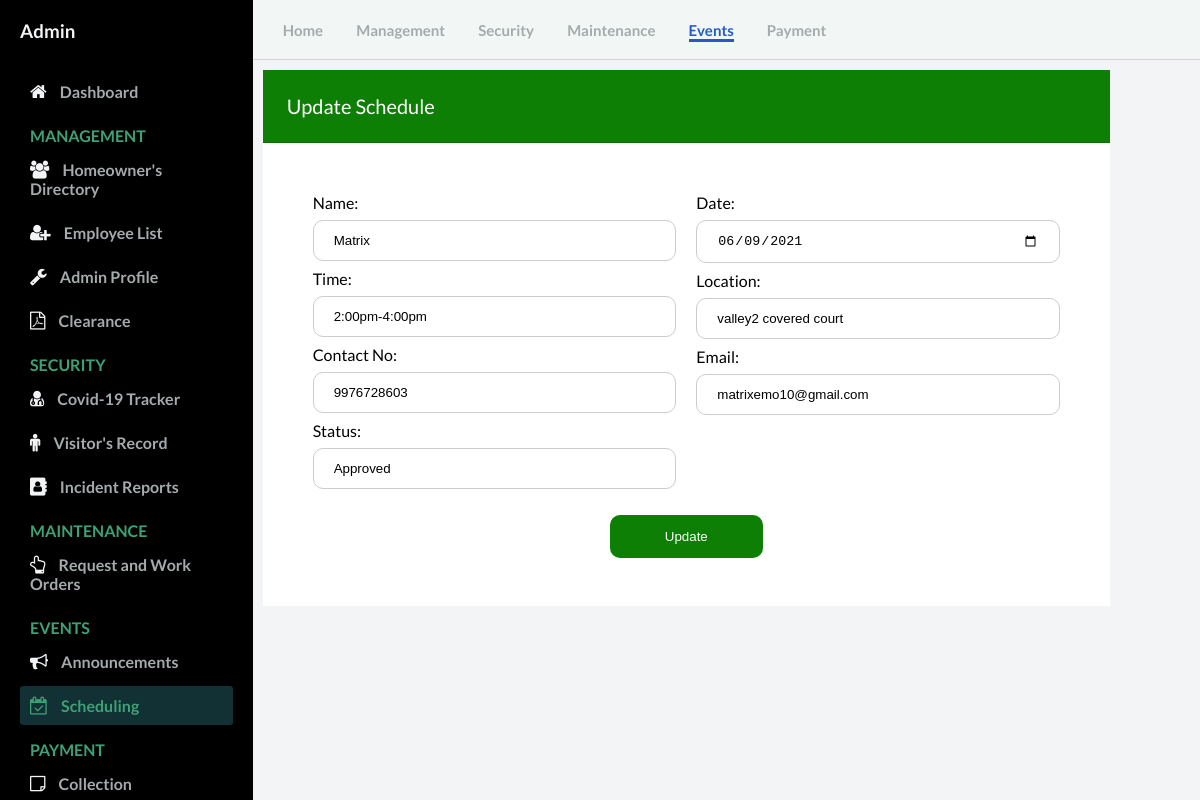
Page /admin/Scheduling_update.php?edit=1 (signed in) on the committed database.
### tables this page shows
CREATE TABLE `scheduling` (
  `id` int(11) NOT NULL,
  `user_id` int(10) NOT NULL,
  `name` text NOT NULL,
  `date` varchar(50) NOT NULL,
  `time` varchar(20) NOT NULL,
  `location` text NOT NULL,
  `contact` bigint(11) NOT NULL,
  `email` varchar(100) NOT NULL,
  `status` varchar(10) NOT NULL
);

### admin/Scheduling_crud.php (called while the page is built, shortened)
<?php
$mysqli = new mysqli('remotemysql.com', 'J5BJ2ZlQGm', 'FYAvWP4mmz', 'J5BJ2ZlQGm') or die(mysqli_error($mysqli));
if (isset($_GET['edit'])){
	$id = $_GET['edit'];
	$query = "SELECT * FROM scheduling WHERE id=?";
	$stmt=$mysqli->prepare($query);
	$stmt->bind_param("i",$id);
	$stmt->execute();
	$result=$stmt->get_result();
	$row = $result->fetch_assoc();
		$name = $row['name'];
		$date = $row['date'];
		$time = $row['time'];
		$location = $row['location'];
		$contact = $row['contact'];
		$email = $row['email'];
		$status = $row['status'];
}

### admin/Scheduling_update.php (the view, shortened to what this page needs)
<!DOCTYPE html>
<html lang="en">
  <head>
    <link rel="stylesheet" href="https://stackpath.bootstrapcdn.com/font-awesome/4.7.0/css/font-awesome.min.css"/>
    <link rel="stylesheet" href="css/style.css" />
  </head>
  <body id="body">
    <div class="container">
      <nav class="navbar">
        <div class="navbar__left">
          <a href="Dashboard.php">Home</a>
          <a href="User.php">Management</a>
          <a href="covid19_tracker.php">Security</a>
          <a href="work_order.php">Maintenance</a>
          <a class="active_link" href="announcement.php">Events</a>
          <a href="invoice.php">Payment</a>
        </div>
      </nav>
<?php require_once 'Scheduling_crud.php'; ?>
      <main>
        <div class="table_container">
          <div class="card-header" id="user">
            Update Schedule
          </div>
          <form action="Scheduling_crud.php" method="post" enctype="multipart/form-data">
              <div class="container_inci">
                <div class="row">
                    <div class="column">
                      <label>Name:</label><span><input type="text" name="name" required value="<?php echo $name; ?>"> </span>
                      <label>Time:</label><span><input type="text" name="time" required value="<?php echo $time; ?>"></span>
                      <label>Contact No:</label><span><input type="text" name="contact" required value="<?php echo $contact; ?>"> </span>
                      <label>Status:</label><span><input  type="text" name="status" value="<?php echo $status; ?>" > </span>
                    </div>
                    <div class="column">
                        <label>Date:</label><span><input  type="date" name="date" required value="<?php echo $date; ?>"> </span>
                        <label>Location:</label><span><input  type="text" name="location" required value="<?php echo $location; ?>"></span>
                        <label>Email:</label><span><input  type="text" name="email" required value="<?php echo $email; ?>"></span>
                    </div>
                    <button class="button_emp" name="update" type="submit" >Update</button>
                </div>
              </div>
          </form>
        </div>
      </main>
      <div id="sidebar">
        <div class="sidebar__title">
            <h3>Admin</h3>
        </div>
        <div class="sidebar__menu">
          <div class="sidebar__link ">
            <i class="fa fa-home"></i>
            <a href="Dashboard.php">Dashboard</a>
          </div>
          <h2>MANAGEMENT</h2>
          <div class="sidebar__link">
            <i class="fa fa-users" aria-hidden="true"></i>
            <a href="User.php">Homeowner's Directory</a>
          </div>
          <div class="sidebar__link">
            <i class="fa fa-user-plus" aria-hidden="true"></i>
            <a href="employees_record.php">Employee List</a>
          </div>
          <div class="sidebar__link">
            <i class="fa fa-wrench"></i>
            <a href="Admin_profile.php">Admin Profile</a>
          </div>
          <div class="sidebar__link">
            <i class="fa fa-file-pdf-o"></i>
            <a href="residency.php">Clearance</a>
          </div>
          <h2>SECURITY</h2>
          <div class="sidebar__link">
            <i class="fa fa-user-md"></i>
            <a href="covid19_tracker.php">Covid-19 Tracker</a>
          </div>
          <div class="sidebar__link">
            <i class="fa fa-male"></i>
            <a href="visitors_record.php">Visitor's Record</a>
          </div>
          <div class="sidebar__link">
            <i class="fa fa-address-book"></i>
            <a href="incident_record.php">Incident Reports</a>
          </div>
          <h2>MAINTENANCE</h2>
          <div class="sidebar__link">
            <i class="fa fa-hand-o-up"></i>
            <a href="work_order.php">Request and Work Orders</a>
          </div>
          <h2>EVENTS</h2>
          <div class="sidebar__link ">
            <i class="fa fa-bullhorn"></i>
            <a href="announcement.php">Announcements</a>
          </div>
           <div class="sidebar__link  active_menu_link">
            <i class="fa fa-calendar-check-o"></i>
            <a href="Scheduling.php">Scheduling</a>
          </div>
          <h2>PAYMENT</h2>
          <div class="sidebar__link">
            <i class="fa fa-sticky-note-o"></i>
            <a href="invoice.php">Collection</a>
          </div>
      </div>
    </div>
  </body>
</html>

### admin/css/style.css (style rules this page uses)
* { margin: 0; padding: 0; }
body { font-family: 'Lato', sans-serif; box-sizing: border-box; }
.container { display: grid; height: 100vh; grid-template-columns: 0.8fr 1fr 1fr 1fr; grid-template-rows: 0.2fr 3fr; grid-template-areas: "sidebar nav nav nav" "sidebar main main main" }
.navbar { background: #f2f7f5; grid-area: nav; height: 60px; display: flex; align-items: center; justify-content: space-between; padding: 0 30px 0 30px; border-bottom: 1px solid lightgray; }
.navbar__left > a { margin-right: 30px; text-decoration: none; color: #a5aaad; font-size: 15px; font-weight: 700; }
.navbar__left .active_link { color: #265acc; border-bottom: 3px solid #265acc; padding-bottom: 12 px; }
main { background: #f3f4f6; grid-area: main; overflow-y: auto; }
#sidebar { background: #000000; grid-area: sidebar; overflow-y: auto; padding: 20px; -webkit-transition: all 0.5s; transition: all 0.5s; }
.sidebar__title { display:flex; justify-content: space-between; align-items: center; color: #f3f4f6; margin-bottom: 30px; }
.sidebar__menu > h2 { color: #3ea175; font-size: 16px; margin-top: 15px; margin-bottom: 5px; padding: 0 10px; font-weight: 700; }
.sidebar__link { color: #f3f4f6; padding: 10px; border-radius: 3px; margin-bottom: 5px; }
.active_menu_link { background: rgba(62, 161, 171,0.3); color: #3ea175; }
.active_menu_link a { color: #3ea175 !important; }
.sidebar__link > a { text-decoration: none; color: #a5aaad; font-weight: 700; }
.sidebar__link >i { margin-right: 10px; font-size: 18px; }
.card-header { padding: 1.50rem; margin-bottom: 0; background-color: #0D7F05; border-bottom: 1px solid rgba(0, 0, 0, 0.125); color: #ffffff; font-size: 20px; }
.table_container { padding: 90px 90px; margin-right: auto; margin-left: auto; width: fit-content; margin-top: -80px; margin-left: -80px; }
input[type=text] { width: 100%; padding: 7px 20px; margin: 10px 0; display: inline-block; border: 1px solid #ccc; border-radius: 5px; box-sizing: border-box; }
input[type=text], input[type=password], input[type=date], input[type=time] { width: 100%; padding: 12px 20px; margin: 8px 0; display: inline-block; border: 1px solid #ccc; box-sizing: border-box; border-radius: 10px; }
* { box-sizing: border-box; }
.column { float: left; width: 50%; padding: 10px; }
.row:after { content: ""; display: table; clear: both; }
.button_emp { background-color: #0D7F05; color: white; padding: 14px 20px; margin: 8px 0; border: none; width: 20%; border-radius: 10px; cursor: pointer; margin-left: 40%; }
.dropdown-content a, { color: black; padding: 12px 16px; text-decoration: none; display: block; }
.container_inci { width: 100%; padding-top: 20px; padding: 40px; margin: auto; background-color: white; }

### rows in the picture
scheduling: name "Matrix", time "2:00pm-4:00pm", contact "9976728603", status "Approved", date "06/09/2021", location "valley2 covered court", email "matrixemo10@gmail.com"
